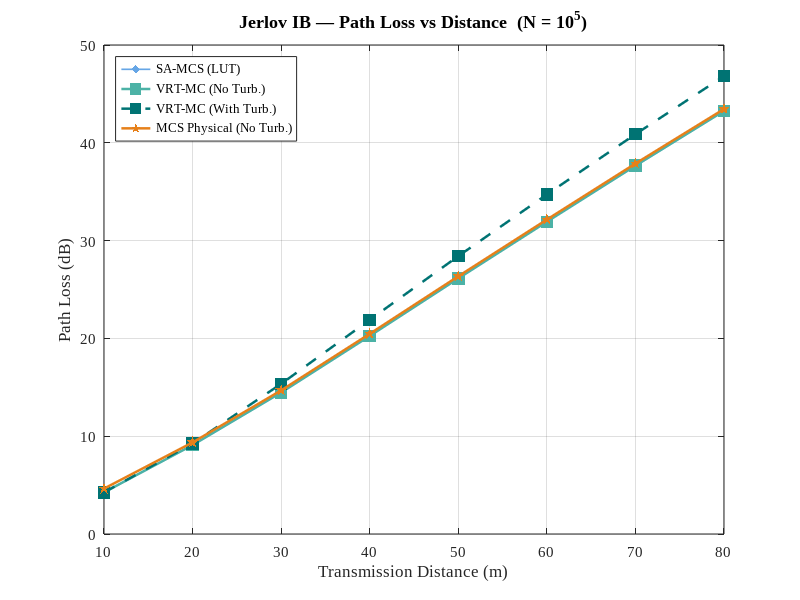
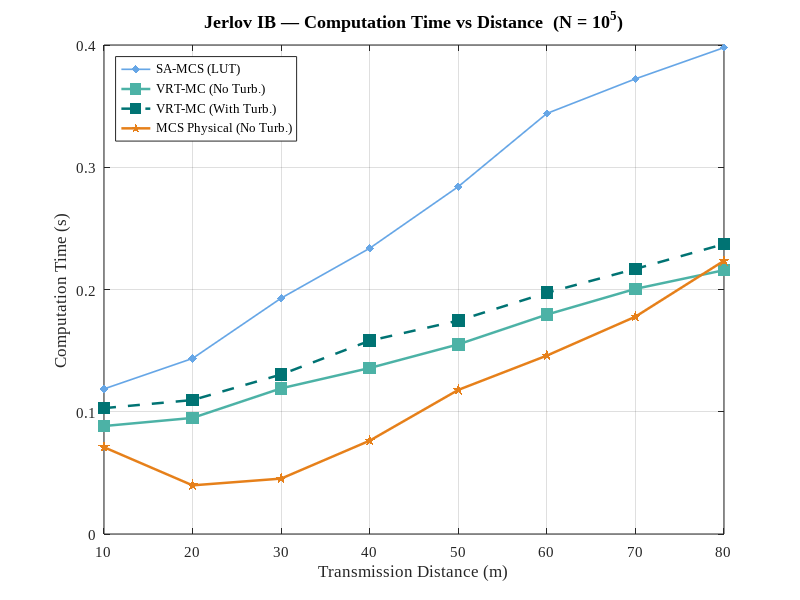
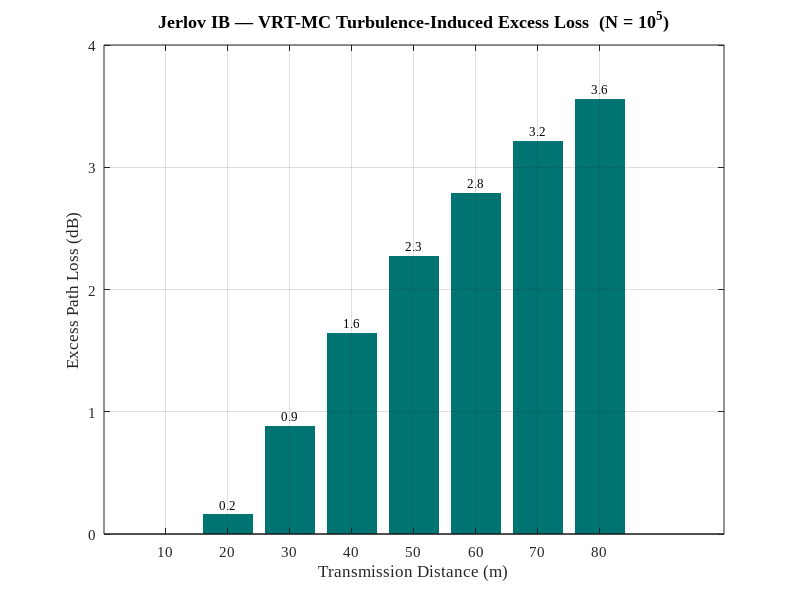

The MATLAB source for these figures, in order:
%% exp11_Compare: 四算法对比 — Jerlov IB 路径衰减 / 计算时间 vs 传输距离
%  VRT-MC (No Turb.) / VRT-MC (With Turb.) / SA-MCS (LUT) / MCS Physical (No Turb.)
%  加载 exp11_1_VRTMC_None / exp11_2_VRTMC / exp11_3_SA_MCS_LUT / exp11_6_MCS_Physical_None 的仿真结果

clc; clear; close all;
cd(fileparts(mfilename('fullpath')));

% ================= Load Data =================
data_vrt_none  = load('data_exp11_VRTMC_None.mat');
data_vrt_turb  = load('data_exp11_VRTMC.mat');
data_sa        = load('data_exp11_SA_MCS_LUT.mat');
data_phys_none = load('data_exp11_MCS_Physical_None.mat');

dist_arr = data_vrt_none.dist_arr;
PL_vrt_none   = -data_vrt_none.PL_arr;
PL_vrt_turb   = -data_vrt_turb.PL_arr;
PL_sa         = -data_sa.PL_arr;
PL_phys_none  = -data_phys_none.PL_arr;
T_vrt_none    = data_vrt_none.Time_arr;
T_vrt_turb    = data_vrt_turb.Time_arr;
T_sa          = data_sa.Time_arr;
T_phys_none   = data_phys_none.Time_arr;
N_packets = data_vrt_none.N_packets;

fprintf('=== exp11_Compare: Four-Algorithm Comparison ===\n');
fprintf('Water: %s | N = %d | Distances: [%s] m\n\n', ...
    data_vrt_none.water_type, N_packets, num2str(dist_arr));

% ================= Style =================
font_name = 'Times New Roman';
blue_light    = [0.40 0.65 0.90];   % 浅蓝 — SA-MCS (LUT)
teal_light    = [0.30 0.70 0.65];   % 浅青 — VRT-MC (No Turbulence)
teal_dark     = [0.00 0.45 0.45];   % 深青 — VRT-MC (With Turbulence)
orange_warm   = [0.90 0.50 0.10];   % 暖橙 — MCS Physical (No Turbulence)

algo_labels = {'SA-MCS (LUT)', 'VRT-MC (No Turb.)', ...
               'VRT-MC (With Turb.)', 'MCS Physical (No Turb.)'};
markers = {'d-', 's-', 's--', 'p-'};
colors = {blue_light, teal_light, teal_dark, orange_warm};

% ================= Figure 1: Path Loss vs Distance =================
figure('Position', [100, 100, 960, 600]);
hold on;

plot(dist_arr, PL_sa, markers{1}, ...
    'Color', colors{1}, 'LineWidth', 1.2, ...
    'MarkerFaceColor', colors{1}, 'MarkerSize', 6, ...
    'MarkerEdgeColor', 'none');
plot(dist_arr, PL_vrt_none, markers{2}, ...
    'Color', colors{2}, 'LineWidth', 1.8, ...
    'MarkerFaceColor', colors{2}, 'MarkerSize', 9, ...
    'MarkerEdgeColor', 'none');
plot(dist_arr, PL_vrt_turb, markers{3}, ...
    'Color', colors{3}, 'LineWidth', 1.8, ...
    'MarkerFaceColor', colors{3}, 'MarkerSize', 9, ...
    'MarkerEdgeColor', 'none');
plot(dist_arr, PL_phys_none, markers{4}, ...
    'Color', colors{4}, 'LineWidth', 1.8, ...
    'MarkerFaceColor', colors{4}, 'MarkerSize', 9, ...
    'MarkerEdgeColor', 'none');

hold off;

set(gca, 'FontName', font_name, 'FontSize', 11);
xlabel('Transmission Distance (m)', 'FontName', font_name, 'FontSize', 12);
ylabel('Path Loss (dB)', 'FontName', font_name, 'FontSize', 12);
title(sprintf('Jerlov IB — Path Loss vs Distance  (N = 10^{%d})', log10(N_packets)), ...
    'FontName', font_name, 'FontSize', 13);
legend(algo_labels, 'Location', 'northwest', 'FontName', font_name, 'FontSize', 9);
grid on; box on;

saveas(gcf, 'fig_exp11_PL_vs_Distance.png');
fprintf('Figure saved: fig_exp11_PL_vs_Distance.png\n');

% ================= Figure 2: Computation Time vs Distance =================
figure('Position', [100, 100, 960, 600]);
hold on;

plot(dist_arr, T_sa, markers{1}, ...
    'Color', colors{1}, 'LineWidth', 1.2, ...
    'MarkerFaceColor', colors{1}, 'MarkerSize', 6, ...
    'MarkerEdgeColor', 'none');
plot(dist_arr, T_vrt_none, markers{2}, ...
    'Color', colors{2}, 'LineWidth', 1.8, ...
    'MarkerFaceColor', colors{2}, 'MarkerSize', 9, ...
    'MarkerEdgeColor', 'none');
plot(dist_arr, T_vrt_turb, markers{3}, ...
    'Color', colors{3}, 'LineWidth', 1.8, ...
    'MarkerFaceColor', colors{3}, 'MarkerSize', 9, ...
    'MarkerEdgeColor', 'none');
plot(dist_arr, T_phys_none, markers{4}, ...
    'Color', colors{4}, 'LineWidth', 1.8, ...
    'MarkerFaceColor', colors{4}, 'MarkerSize', 9, ...
    'MarkerEdgeColor', 'none');

hold off;

set(gca, 'FontName', font_name, 'FontSize', 11);
xlabel('Transmission Distance (m)', 'FontName', font_name, 'FontSize', 12);
ylabel('Computation Time (s)', 'FontName', font_name, 'FontSize', 12);
title(sprintf('Jerlov IB — Computation Time vs Distance  (N = 10^{%d})', log10(N_packets)), ...
    'FontName', font_name, 'FontSize', 13);
legend(algo_labels, 'Location', 'northwest', 'FontName', font_name, 'FontSize', 9);
grid on; box on;

saveas(gcf, 'fig_exp11_Time_vs_Distance.png');
fprintf('Figure saved: fig_exp11_Time_vs_Distance.png\n');

% ================= Figure 3: Excess Loss — VRT-MC Turbulence Contribution =================
PL_excess_vrt = PL_vrt_turb - PL_vrt_none;

figure('Position', [100, 100, 700, 500]);

b = bar(dist_arr, PL_excess_vrt(:), 'FaceColor', teal_dark, 'EdgeColor', 'none');

set(gca, 'FontName', font_name, 'FontSize', 11);
xlabel('Transmission Distance (m)', 'FontName', font_name, 'FontSize', 12);
ylabel('Excess Path Loss (dB)', 'FontName', font_name, 'FontSize', 12);
title(sprintf('Jerlov IB — VRT-MC Turbulence-Induced Excess Loss  (N = 10^{%d})', log10(N_packets)), ...
    'FontName', font_name, 'FontSize', 13);
grid on; box on;

for i = 1:length(dist_arr)
    if abs(PL_excess_vrt(i)) > 0.01
        text(dist_arr(i), PL_excess_vrt(i) + 0.04, sprintf('%.1f', PL_excess_vrt(i)), ...
            'FontName', font_name, 'FontSize', 9, ...
            'HorizontalAlignment', 'center', 'VerticalAlignment', 'bottom');
    end
end

saveas(gcf, 'fig_exp11_ExcessLoss.png');
fprintf('Figure saved: fig_exp11_ExcessLoss.png\n');

% ================= Console Summary =================
fprintf('\n===== Full Summary (N = %d) =====\n', N_packets);
fprintf('%-6s | %8s | %8s | %8s | %8s | %8s | %8s | %8s | %8s\n', ...
    'Dist', 'SA(dB)', 'V0(dB)', 'VTurb(dB)', 'P0(dB)', ...
    'SA(s)', 'V0(s)', 'VTurb(s)', 'P0(s)');
fprintf('%s\n', repmat('-', 1, 100));
for i = 1:length(dist_arr)
    fprintf('%-6d | %8.2f | %8.2f | %8.2f | %8.2f | %8.2f | %8.2f | %8.2f | %8.2f\n', ...
        dist_arr(i), PL_sa(i), PL_vrt_none(i), PL_vrt_turb(i), PL_phys_none(i), ...
        T_sa(i), T_vrt_none(i), T_vrt_turb(i), T_phys_none(i));
end

fprintf('\nDone.\n');
